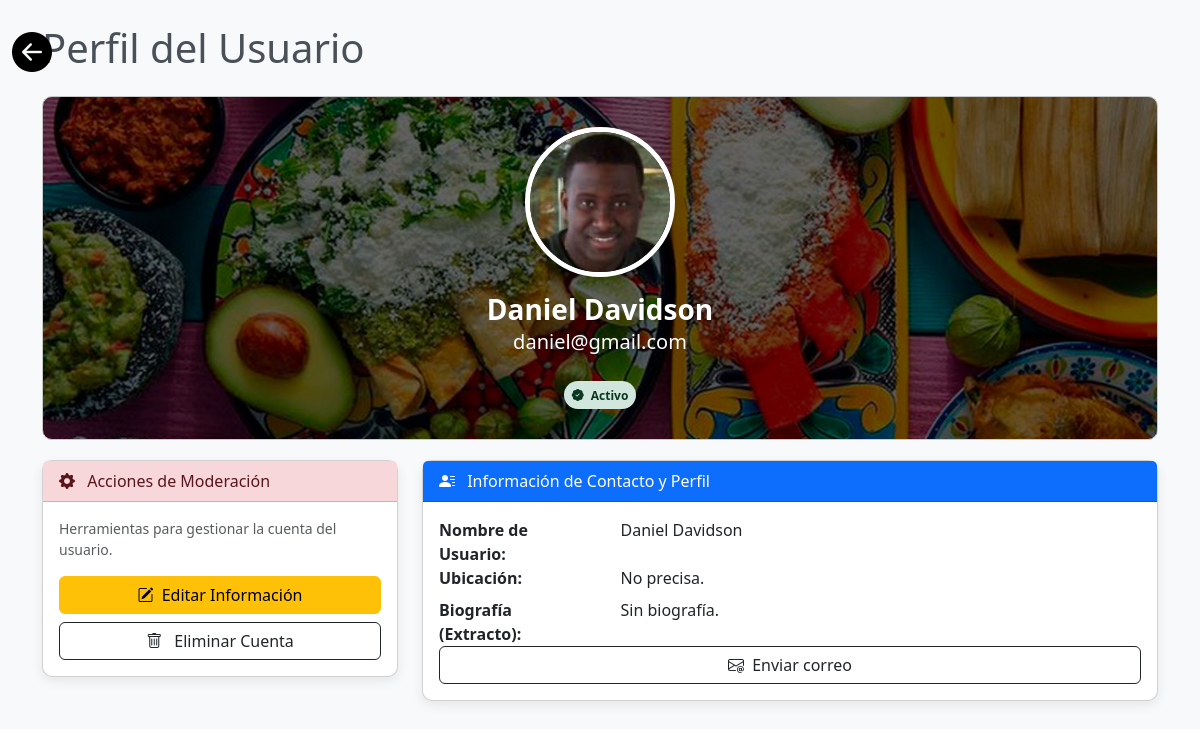
/perfilUsuario.php?id=4 (signed in), run on the app's committed database.
### tables this page shows
CREATE TABLE `users` (
  `id` int(11) NOT NULL,
  `nombre` varchar(30) NOT NULL,
  `apellido` varchar(30) NOT NULL,
  `email` varchar(100) NOT NULL,
  `password` varchar(200) DEFAULT NULL,
  `photo` varchar(100) DEFAULT NULL,
  `perfil` int(11) NOT NULL,
  `biografia` varchar(300) DEFAULT NULL,
  `ubicacion` varchar(50) NOT NULL
);

### drivers/functions.php (called while the page is built, shortened)
<?php
function verUsuario($bd, $tabla, $id)
{
    $sql = "SELECT * FROM $tabla WHERE id = $id";
    $query = $bd->prepare($sql);
    $query->execute();
    $user = $query->fetch(PDO::FETCH_ASSOC);
    return $user;
}

### perfilUsuario.php (the view, shortened to what this page needs)
<?php
require_once './drivers/functions.php';
$bd = conexion('localhost', 'db_gastronomundo', 'root', '');
$id = $_GET['id'];
$user = verUsuario($bd, 'users', $id);
$nombre = $user['nombre'];
$apellido = $user['apellido'];
$email = $user['email'];
!isset($user['biografia']) || empty($user['biografia']) || $user['biografia'] == "" ? $biografia = 'Sin biografía.' : $biografia = $user['biografia'];
!isset($user['ubicacion']) || empty($user['ubicacion']) || $user['ubicacion'] == "" ? $ubicacion = 'No precisa.' : $ubicacion = $user['ubicacion'];
!isset($user['photo']) || empty($user['photo']) || $user['photo'] == "" ? $photo = 'default.png' : $photo = $user['photo'];
?>
<!DOCTYPE html>
<html lang="es">
<head>
    <link href="https://cdn.jsdelivr.net/npm/bootstrap@5.3.3/dist/css/bootstrap.min.css" rel="stylesheet" xintegrity="sha384-QWTKZyjpPEjISv5WaRU9OFeRpok6YctnYmDr5pNlyT2bRjXh0JMhjY6hW+ALEwIH">
    <link rel="stylesheet" href="https://cdn.jsdelivr.net/npm/bootstrap-icons@1.11.3/font/bootstrap-icons.min.css">
    <link rel="stylesheet" href="./css/styles.css">
</head>
<body class="bg_body_perfil">
    <main>
        <div class="container py-4 vh-100">
            <div class="row">
                <div class="col-12">
                    <h1 class="mb-4 text-dark-emphasis">Perfil del Usuario</h1>
                </div>
            </div>
            <div>
                <div class="profile-header text-center">
                    <img src="./img_server/img_server_perfil/<?= $photo ?>" class="rounded-circle profile-img mb-3" alt="Foto de Perfil">
                    <h2 class="h3 fw-bold mb-0" id="userName"><?= "$nombre $apellido" ?></h2>
                    <p class="lead" id="userEmail"><?= $email ?></p>
                    <span class="badge bg-success-subtle text-success-emphasis rounded-pill p-2 mt-2" id="userStatus">
                        <i class="bi bi-patch-check-fill me-1"></i> Activo
                    </span>
                </div>
            </div>
            <div class="row">
                <div class="col-lg-4 mb-3">
                    <div class="card mb-0">
                        <div class="card-header bg-danger-subtle text-danger-emphasis">
                            <i class="bi bi-gear-fill me-2"></i> Acciones de Moderación
                        </div>
                        <div class="card-body">
                            <p class="card-text text-muted small">Herramientas para gestionar la cuenta del usuario.</p>
                            <button class="btn btn-warning w-100 mb-2" data-bs-toggle="modal" data-bs-target="#editModal">
                                <i class="bi bi-pencil-square me-1"></i> Editar Información
                            </button>
                            <button class="btn btn-outline-dark w-100" data-bs-toggle="modal" data-bs-target="#deleteConfirmationModal">
                                <i class="bi bi-trash me-2"></i> Eliminar Cuenta
                            </button>
                        </div>
                    </div>
                </div>
                <div class="col-lg-8">
                    <div class="card mb-0">
                        <div class="card-header bg-primary text-white">
                            <i class="bi bi-person-lines-fill me-2"></i> Información de Contacto y Perfil
                        </div>
                        <div class="card-body">
                            <dl class="row mb-0">
                                <dt class="col-sm-3">Nombre de Usuario:</dt>
                                <dd class="col-sm-9"><?= "$nombre $apellido" ?></dd>
                                <dt class="col-sm-3">Ubicación:</dt>
                                <dd class="col-sm-9"><?= $ubicacion ?></dd>
                                <dt class="col-sm-3">Biografía (Extracto):</dt>
                                <dd class="col-sm-9 text-truncate"><?= $biografia ?></dd>
                            </dl>
                            <button class="btn btn-outline-dark w-100" data-bs-toggle="modal"             data-bs-target="#enviar_correo">
                                <i class="bi bi-envelope-at me-1"></i> Enviar correo
                            </button>
                        </div>
                    </div>
                </div>
            </div>
        </div>
        <a href="administrarUsuarios.php" class="btn_back position-fixed">
            <h1>
                <i class="bi bi-arrow-left-circle-fill"></i>
            </h1>
        </a>
    </main>
</body>
</html>

### css/styles.css (style rules this page uses)
.bg_body_perfil { background-color: #f8f9fa; }
.profile-header { background-image: linear-gradient(rgba(0, 0, 0, 0.6), rgba(0, 0, 0, 0.6)), url('../img/user_banner.jpg'); background-size: cover; background-position: center; background-repeat: no-repeat; color: white; padding: 30px; border-radius: 10px 10px; border: 1px solid rgb(201, 201, 201); margin-bottom: 20px; }
.profile-img { width: 150px; height: 150px; object-fit: cover; border: 5px solid #ffffff; box-shadow: 0 0 10px rgba(0, 0, 0, 0.1); }
.card { border-radius: 10px; box-shadow: 0 4px 12px rgba(0, 0, 0, 0.08); margin-bottom: 20px; }
.btn_back { top: 3.5%; left: 1%; color: black; transition: all 300ms ease; }

### data on the page
users: photo (picture), nombre "Daniel", apellido "Davidson", email "daniel@gmail.com"

### other printed values
$ubicacion "No precisa."
$biografia "Sin biografía."
